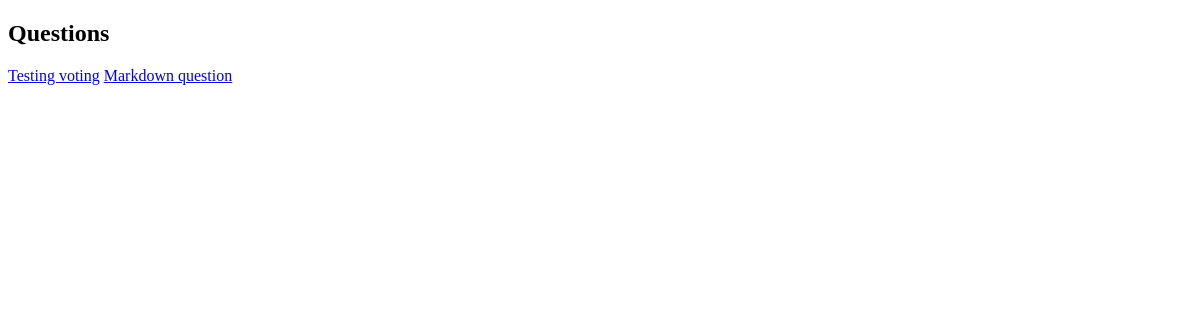
/questions/, run on an earlier commit of the app's database.
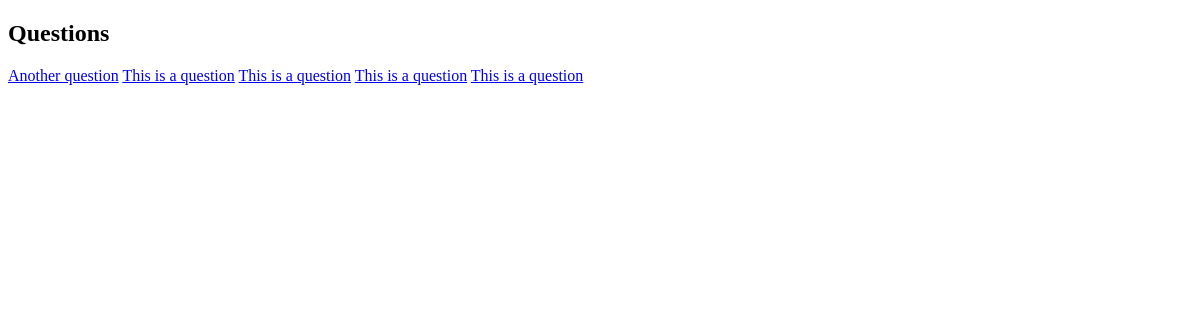
And on a later commit of the database.
### main/models.py (models this page shows, shortened)
class Question(models.Model):
    title = models.CharField('title for question', max_length=150, blank=False)
    content = models.TextField(
        'more information about question', blank=True, default='')
    content_markdown = models.TextField(null=True, default='')
    asked_by = models.ForeignKey(to=get_user_model(), on_delete=models.CASCADE)
    created_at = models.DateTimeField(default=timezone.now, blank=True)
    votes = models.IntegerField('number of votes cast', default=0)

### main/views.py (the view)
# urls.py: path('questions/', views.all_questions, name='all_questions'),
def all_questions(request):
    question_list = Question.objects.order_by('-created_at')[:10]
    return render(request, 'main/all_questions.html', {'question_list': question_list})

### main/templates/main/all_questions.html (shortened to what this page needs)
<!DOCTYPE html>
<html lang="en">
  <head>
  </head>
  <body>
    <h2>Questions</h2>
    {% for question in question_list %}
    <a href="{% url 'main:question_details' question.id %}"
      >{{question.title}}</a
    >
    {% endfor %}
  </body>
</html>

What changed in the data, as far as the page shows it:
removed Question: title "Testing voting"
removed Question: title "Markdown question"
added Question: title "Another question"
added Question: title "This is a question"
added Question: title "This is a question"
added Question: title "This is a question"
added Question: title "This is a question"
